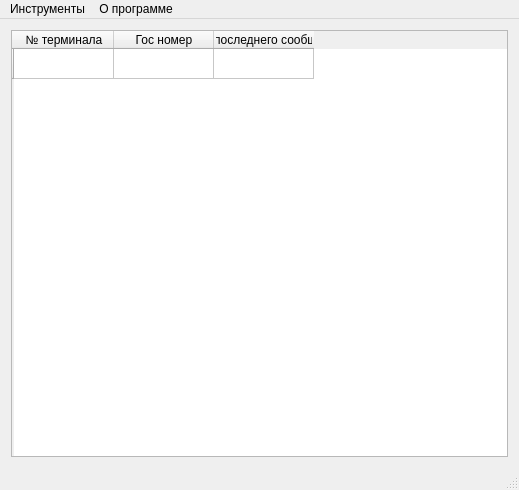
<?xml version="1.0" encoding="UTF-8"?>
<ui version="4.0">
 <class>MainWindow</class>
 <widget class="QMainWindow" name="MainWindow">
  <property name="geometry">
   <rect>
    <x>0</x>
    <y>0</y>
    <width>519</width>
    <height>490</height>
   </rect>
  </property>
  <property name="windowTitle">
   <string>MainWindow</string>
  </property>
  <widget class="QWidget" name="centralWidget">
   <layout class="QGridLayout" name="gridLayout">
    <item row="0" column="0">
     <widget class="QTableWidget" name="tableWidget">
      <property name="enabled">
       <bool>true</bool>
      </property>
      <row>
       <property name="text">
        <string/>
       </property>
      </row>
      <column>
       <property name="text">
        <string>№ терминала</string>
       </property>
      </column>
      <column>
       <property name="text">
        <string>Гос номер</string>
       </property>
      </column>
      <column>
       <property name="text">
        <string>Дата последнего сообщения</string>
       </property>
      </column>
      <item row="0" column="1">
       <property name="text">
        <string/>
       </property>
      </item>
      <item row="0" column="2">
       <property name="text">
        <string/>
       </property>
      </item>
     </widget>
    </item>
   </layout>
  </widget>
  <widget class="QMenuBar" name="menuBar">
   <property name="geometry">
    <rect>
     <x>0</x>
     <y>0</y>
     <width>519</width>
     <height>21</height>
    </rect>
   </property>
   <widget class="QMenu" name="menu">
    <property name="title">
     <string>Инструменты</string>
    </property>
    <addaction name="actionSettings"/>
   </widget>
   <widget class="QMenu" name="menu_2">
    <property name="title">
     <string>О программе</string>
    </property>
    <addaction name="actionInfo"/>
   </widget>
   <addaction name="menu"/>
   <addaction name="menu_2"/>
  </widget>
  <widget class="QStatusBar" name="statusBar"/>
  <action name="actionInfo">
   <property name="text">
    <string>Info</string>
   </property>
  </action>
  <action name="actionSettings">
   <property name="text">
    <string>Настройки</string>
   </property>
  </action>
 </widget>
 <layoutdefault spacing="6" margin="11"/>
 <resources/>
 <connections/>
</ui>
